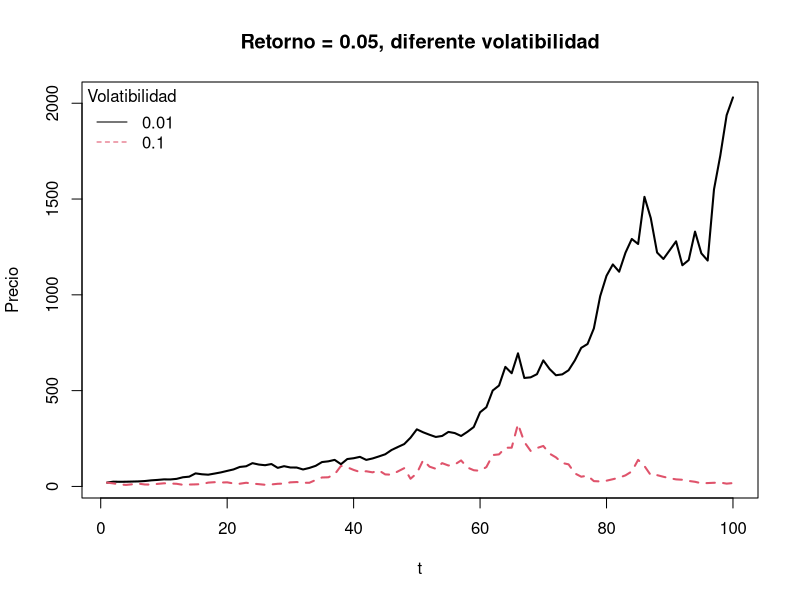
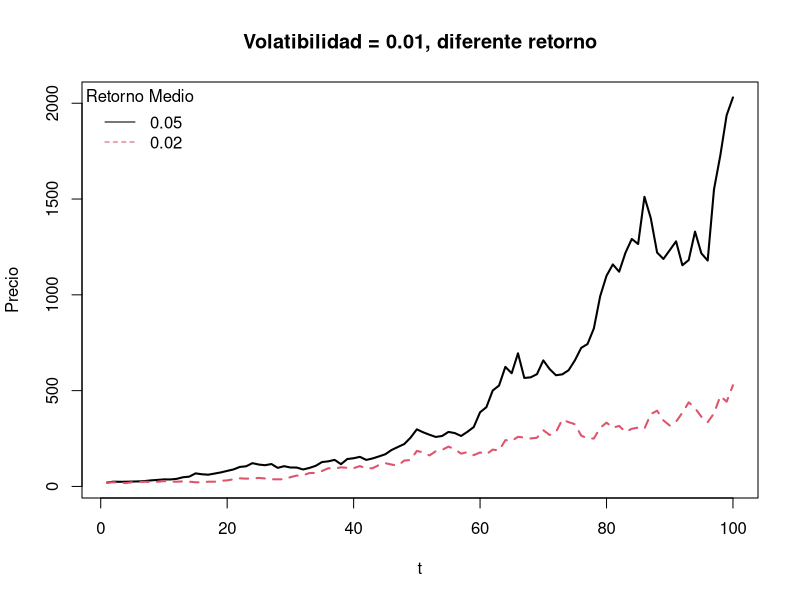

Recreate these plots in R, in order.
## ---- chunk 1
bolsa<-function(T,mu,sigma2,S0) {
  S<-numeric(T)
  S[1]<-S0
  for (i in 1:(T-1)) {
    S[i+1] = S[i]*exp(mu-0.5*sigma2 + sqrt(sigma2)*rnorm(1))
  }
 return(S)
}
## ---- chunk 2
set.seed(321)
T<-100
t<-seq(1,T)
S1<-numeric(T); S2<-numeric(T); S3<-numeric(T)

S1<-bolsa(T,0.05,0.01,20)
S2<-bolsa(T,0.05,0.1,20)
S3<-bolsa(T,0.02,0.01,20)

## ---- chunk 3
plot(t,S1,type="l",xlab="t",lwd=2,ylab="Precio",main="Retorno = 0.05, diferente volatibilidad")
lines(t,S2,lwd=2,lty=2,col=2)
texto<-c("0.01","0.1")
legend("topleft",texto,title="Volatibilidad",lty=c(1,2),col=c(1,2),lwd=c(1,1),bty="n")

## ---- chunk 4
plot(t,S1,type="l",xlab="t",lwd=2,ylab="Precio",main="Volatibilidad = 0.01, diferente retorno")
lines(t,S3,lty=2,lwd=2,col=2)
texto<-c("0.05","0.02")
legend("topleft",texto,lty=c(1,2),col=c(1,2),title="Retorno Medio",lwd=c(1,1),bty="n")

## ---- chunk 5
m<-1000
T<-100
S0= 100

s100a<-numeric(m)
s100a<-replicate(m,expr={S1<-bolsa(T,0.05,0.0025,S0);S1[100]})
s100a.estas<-t.test(s100a)

s100b<-numeric(m)
s100b<-replicate(m,expr={S2<-bolsa(T,0.01,0.0025,S0);S2[100]})
s100b.estas<-t.test(s100b)

s100c<-numeric(m)
s100c<-replicate(m,expr={S3<-bolsa(T,0.01,0.01,S0);S3[100]})
s100c.estas<-t.test(s100c)

## ---- chunk 6

#s0a<-numeric(m)
#s0a<-as.numeric(s100a > S0)
#s0a.estas<-t.test(s0a)

s0b<-numeric(m)
s0b<-as.numeric(s100b > S0)
s0b.estas<-t.test(s0b)

s0c<-numeric(m)
s0c<-as.numeric(s100c > S0)
s0c.estas<-t.test(s0c)

